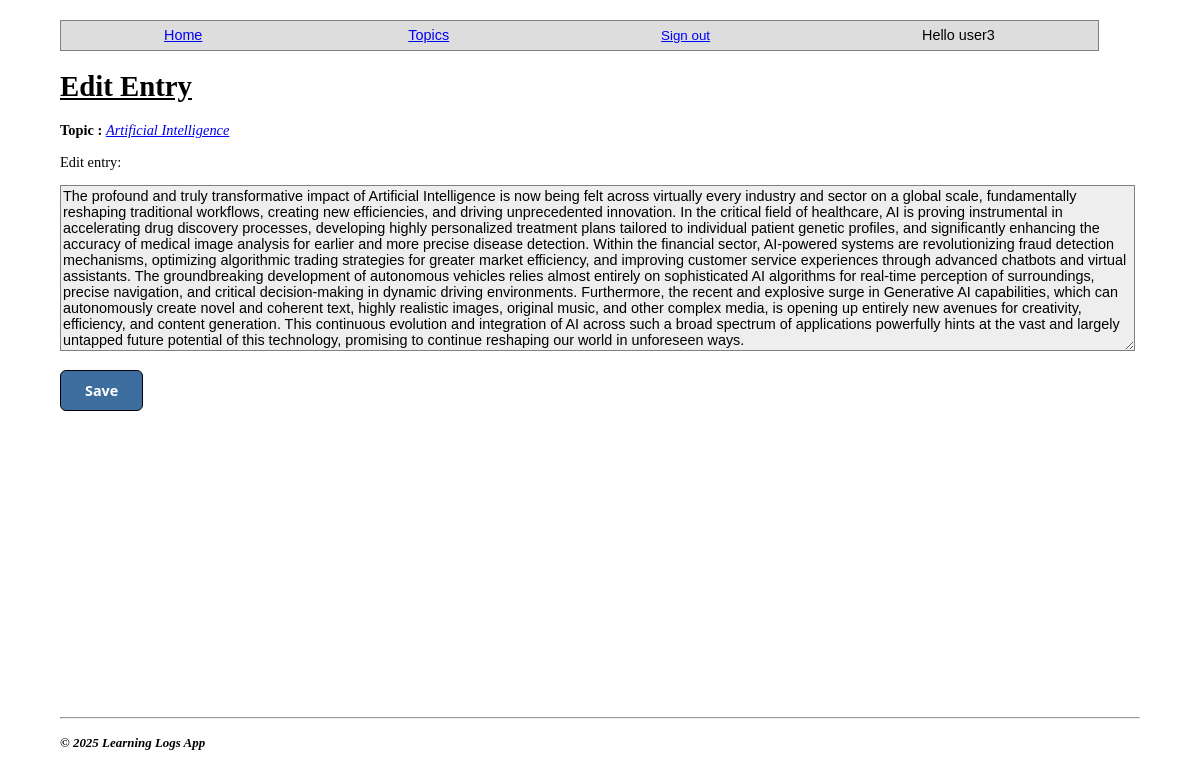
Page /edit_entry/33/ (signed in) on the committed database.
### learning_log/models.py (models this page shows, shortened)
class Topic(models.Model):
    text = models.CharField(max_length=200)
    owner = models.ForeignKey(User, on_delete=models.CASCADE)
    date_added = models.DateTimeField(auto_now_add=True)

class Entry(models.Model):
    topic = models.ForeignKey(Topic, on_delete=models.CASCADE)
    text = models.TextField()
    date_added = models.DateTimeField(auto_now_add=True)
    class Meta:
        verbose_name_plural = 'entries'

### learning_log/views.py (the view)
# urls.py: path('edit_entry/<int:entry_id>/', views.edit_entry, name='edit_entry')
@login_required
def edit_entry(request, entry_id):
    entry = Entry.objects.get(id=entry_id)
    topic = entry.topic
    if request.user != topic.owner:
        raise Http404
    if request.method != 'POST':
        form = EntryForm(instance=entry)
    else:
        form = EntryForm(instance=entry, data=request.POST)
        if form.is_valid():
            form.save()
            return redirect('learning_log:topic', topic_id=topic.id)
    context = {'form': form, 'entry': entry, 'topic': topic}
    return render(request, 'learning_log/edit_entry.html', context)

### learning_log/forms.py
class EntryForm(forms.ModelForm):
    class Meta:
        model = Entry
        fields = ['text']
        labels = {'text': ''}

### learning_log/templates/learning_log/edit_entry.html (shortened to what this page needs)
{% extends 'learning_log/base.html' %}
{% block content %}
<h1>Edit Entry</h1>
<p>
    <b>Topic :</b>
    <a href="{% url 'learning_log:topic' topic.id %}">
        <i>{{ topic.text }}</i>
    </a>
</p>
<p>Edit entry:</p>
<form action="{% url 'learning_log:edit_entry' entry.id %}" method="post" id="large-form">
    {{ form.as_p }}
    <button name="submit" id="form-button">Save</button>
</form>
{% endblock content %}

### learning_log/templates/learning_log/base.html (shortened to what this page needs)
{% load static %}
<!DOCTYPE html>
<html>
    <head>
        <link rel="stylesheet" href="{% static 'learning_log/css/base_styles.css' %}">
    </head>
    <body>
        <div class="nav-bar">
            <p>
                <div id="nav">
                    <a href="{% url 'learning_log:index' %}">Home</a>
                </div>
                <div id="nav">
                    <a href="{% url 'learning_log:topics' %}">Topics</a>
                </div>
            {% if user.is_authenticated %}
                <div id="nav">
                    <form action="{% url 'accounts:logout' %}" method="post">
                        <button name="submit" id="logout-button">Sign out</button>
                    </form>
                </div>
                <div id="nav">Hello {{ user.username }}</div>
            {% else %}
                <div id="nav"><a href="{% url 'accounts:login' %}">Login</a></div>
                <div id="nav"><a href="{% url 'accounts:register' %}">Register</a></div>
            {% endif %}
            </p>
        </div>
        <div id="content">
        {% block content %}
        {% endblock content %}
        </div>
        <hr>
        <div class="footer">
            <p>
                <b><i style="font-size:0.9em;">&copy; 2025 Learning Logs App</i></b>
            </p>
        </div>
    </body>
</html>

### learning_log/static/learning_log/css/base_styles.css (style rules this page uses)
html { background-color: white; font-size: 0.9em; }
body { padding: 10px; width: 90%; background-color: #fff; color: black; margin: auto; border-radius: 10px; margin-top: 10px; margin-bottom: 10px; height: max-content; }
#content { min-height: 80vh; }
h1, h2 { text-decoration: underline; }
.nav-bar { width: 96%; font-family: sans-serif; font-size: 1em; border: 0.1mm solid gray; background: #dddddd; display: flex; }
form textarea { width: 99%; height: 60%; font-family:'Lucida Sans', 'Lucida Sans Regular', 'Lucida Grande', 'Lucida Sans Unicode', Geneva, Verdana, sans-serif; font-size: 1em; border: 0.1mm solid gray; background: #eee; color: black; }
#form-button { padding: 10px 24px !important; width: auto !important; background: rgb(61, 110, 159) !important; color: white !important; font-weight: bold; border: .5px solid black !important; border-radius: 6px !important; font-size: 1em !important; font-family: 'Segoe UI', sans-serif !important; }
#logout-button { border: none !important; text-decoration: underline !important; color: blue !important; background: none; }
#nav { margin: auto; }

### rows in the picture
Topic: text "Artificial Intelligence"
Entry: text "The profound and truly transformative impact of Artificial Intelligence is now being felt across virtually every industry and sector on a global scale, fundamentally reshaping traditional workflows, creating new efficiencies, and driving unprecedented innovation. In the critical field of healthcare, AI is proving instrumental in accelerating drug discovery processes, developing highly personalized treatment plans tailored to individual patient genetic profiles, and significantly enhancing the accuracy of medical image analysis for earlier and more precise disease detection. Within the financial sector, AI-powered systems are revolutionizing fraud detection mechanisms, optimizing algorithmic…"

### other values in the picture
{{ user.username }} "user3"
